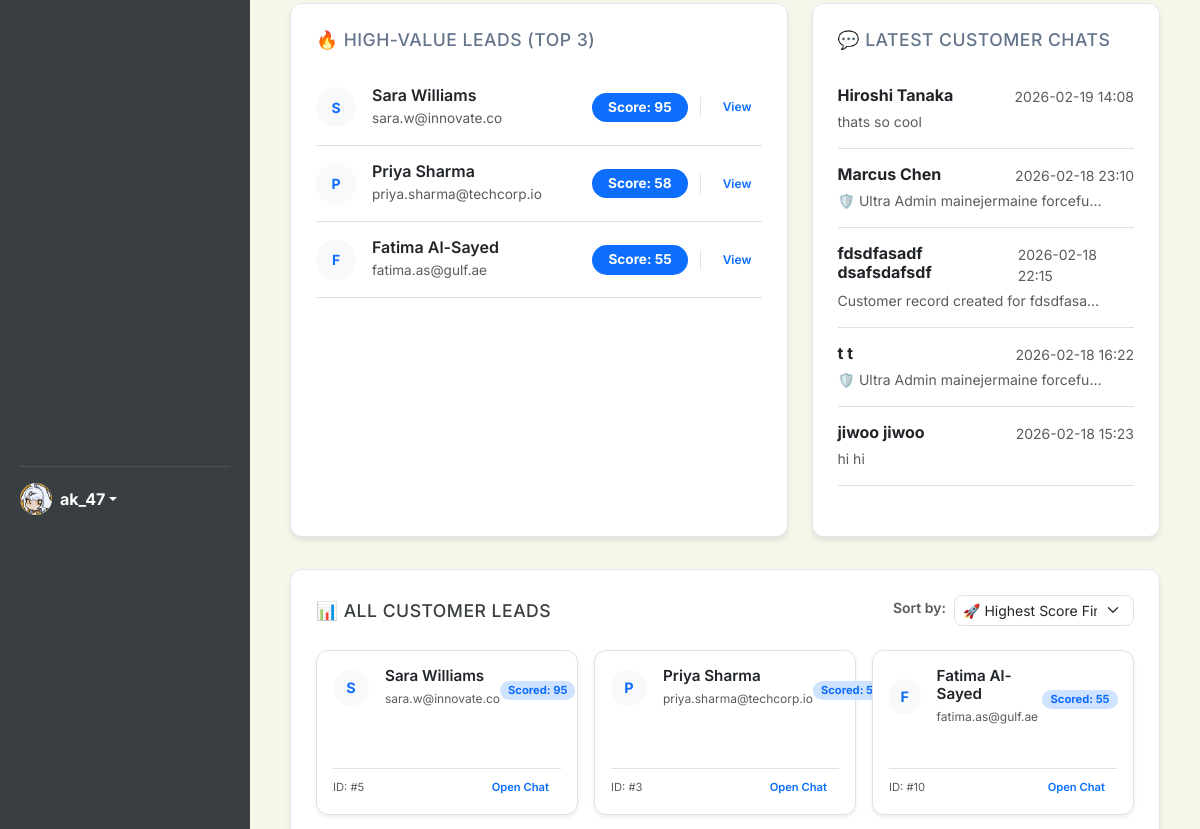
/dashboard (signed in, middle part), run on an earlier commit of the app's database.
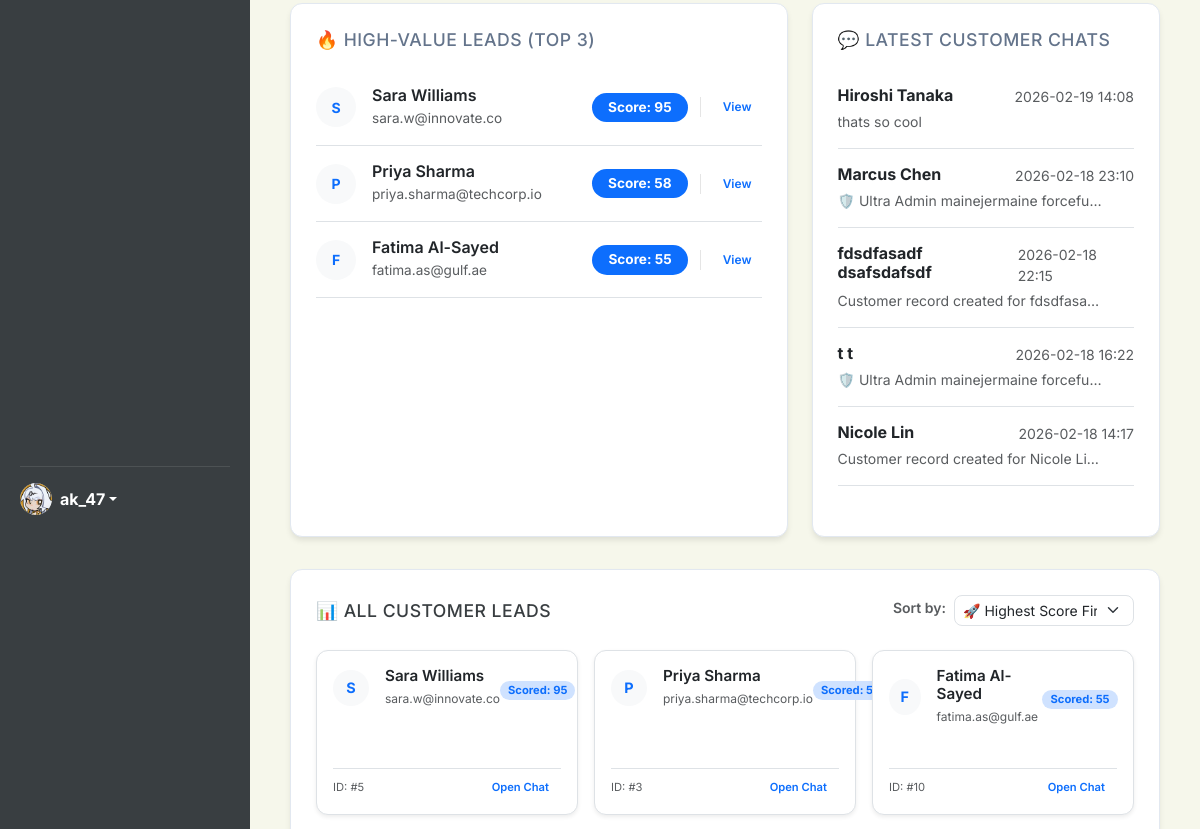
And on a later commit of the database.
### app.py (models this page shows, shortened)
class User(db.Model):
    id = db.Column(db.Integer, primary_key=True)
    username = db.Column(db.String(80), unique=True, nullable=False)
    password = db.Column(db.String(200), nullable=False)
    name = db.Column(db.String(100), default='Admin')
    bio = db.Column(db.Text, default='')
    profile_picture = db.Column(db.String(200), default='https://ui-avatars.com/api/?name=Admin&background=random')
    role = db.Column(db.String(20), default='agent') # super_admin, agent
    preferences = db.Column(db.Text, default='{}') # Stores dashboard layout/stats as JSON
    last_active = db.Column(db.String(50))
    team_id = db.Column(db.Integer, db.ForeignKey('team.id'), nullable=True)
    team_role = db.Column(db.String(20)) # leader, vice_leader, member
    last_active_team_chat = db.Column(db.String(50)) # Timestamp of last time user viewed team chat

class ChatSession(db.Model):
    id = db.Column(db.Integer, primary_key=True)
    visitor_name = db.Column(db.String(100), nullable=False)
    visitor_email = db.Column(db.String(120))
    status = db.Column(db.String(20), default='bot')  # bot, agent_active, closed
    linked_customer_id = db.Column(db.Integer, db.ForeignKey('customer.id'), nullable=True)
    linked_inquiry_id = db.Column(db.Integer, db.ForeignKey('inquiry.id'), nullable=True)
    created_at = db.Column(db.String(50))
    updated_at = db.Column(db.String(50))
    tags = db.Column(db.String(200), default='')  # comma-separated: impt,waiting,completed
    archived = db.Column(db.Boolean, default=False)
    pinned = db.Column(db.Boolean, default=False)
    assigned_agent_id = db.Column(db.Integer, db.ForeignKey('user.id'), nullable=True)
    requested_agent_id = db.Column(db.Integer, db.ForeignKey('user.id'), nullable=True)
    transfer_status = db.Column(db.String(20), default='none')  # none, pending
    chat_messages = db.relationship('ChatMessage', backref='session', cascade="all, delete-orphan", order_by='ChatMessage.id')
    linked_customer = db.relationship('Customer', backref='chat_sessions')
    linked_inquiry = db.relationship('Inquiry', backref='chat_sessions')
    assigned_agent = db.relationship('User', foreign_keys=[assigned_agent_id], backref='assigned_chats')
    requested_agent = db.relationship('User', foreign_keys=[requested_agent_id], backref='requested_chats')

class ChatMessage(db.Model):
    id = db.Column(db.Integer, primary_key=True)
    session_id = db.Column(db.Integer, db.ForeignKey('chat_session.id'), nullable=False)
    sender_type = db.Column(db.String(20), nullable=False)  # customer, bot, agent, system
    sender_name = db.Column(db.String(100))
    text = db.Column(db.Text, nullable=False)
    timestamp = db.Column(db.String(50))

### app.py (the view)
@app.route('/')
@app.route('/dashboard')
def dashboard():
    all_rules = Rule.query.all()
    all_inquiries = Inquiry.query.all()
    all_announcements = Announcement.query.order_by(Announcement.id.desc()).all()
    latest_chats = ChatSession.query.filter_by(archived=False).order_by(ChatSession.updated_at.desc()).limit(5).all()
    all_sessions = ChatSession.query.all()
    scored_sessions = []
    for s in all_sessions:
        score = calculate_session_score(s)
        s.calculated_score = score # Attach for template
        scored_sessions.append(s)
    scored_sessions.sort(key=lambda x: x.calculated_score, reverse=True)
    high_value_leads = scored_sessions[:3] # User asked for High Value sections... template says Top 3
    active_leads = [s for s in scored_sessions if s.calculated_score > 0]
    return render_template('admin_dashboard_main_hub.html',
                           all_rules=all_rules,
                           all_inquiries=all_inquiries,
                           all_announcements=all_announcements,
                           latest_chats=latest_chats,
                           high_value_leads=high_value_leads,
                           all_leads=active_leads)

### templates/admin_dashboard_main_hub.html (shortened to what this page needs)
<!DOCTYPE html>
<html lang="en">
<head>
    <link href="https://cdn.jsdelivr.net/npm/bootstrap@5.3.0/dist/css/bootstrap.min.css" rel="stylesheet">
    <link rel="stylesheet" href="https://cdn.jsdelivr.net/npm/bootstrap-icons@1.11.1/font/bootstrap-icons.css">
    <link rel="stylesheet" href="{{ url_for('static', filename='style.css') }}">
</head>
<body id="page-dashboard"
    class="{% if current_theme and current_theme != 'light' %}theme-{{ current_theme }}{% endif %}">
    <aside class="sidebar">
        <div class="mt-auto pt-3 border-top border-secondary" style="border-color: rgba(255,255,255,0.1) !important;">
            <div class="dropdown">
                <a href="#" class="d-flex align-items-center text-decoration-none dropdown-toggle" id="dropdownUser1"
                    data-bs-toggle="dropdown" aria-expanded="false">
                    <div class="avatar-circle bg-primary text-white me-2"
                        style="width: 32px; height: 32px; font-size: 14px; display:flex; align-items:center; justify-content:center; border-radius:50%; overflow:hidden;">
                        {% if session.get('user_pic') and 'http' in session.get('user_pic') %}
                        <img src="{{ session.get('user_pic') }}" alt="User"
                            style="width:100%; height:100%; object-fit:cover;">
                        {% elif session.get('user_pic') %}
                        <img src="{{ url_for('static', filename='uploads/' + session.get('user_pic')) }}" alt="User"
                            style="width:100%; height:100%; object-fit:cover;">
                        {% else %}
                        {{ session.get('user_name', 'Admin')[0] | upper }}
                        {% endif %}
                    </div>
                    <strong>{{ session.get('user_name', 'Admin') }}</strong>
                </a>
            </div>
        </div>
    </aside>
    <main class="main">
        <div class="row g-4">
            <div class="col-12 col-lg-7">
                <div class="card h-100">
                    <h3 style="margin-bottom: 20px; font-size: 1.1rem;">🔥 High-Value Leads (Top 3)</h3>
                    <div id="highValueLeadsContainer">
                        {% if high_value_leads %}
                        <div class="list-group list-group-flush">
                            {% for lead in high_value_leads %}
                            <div
                                class="list-group-item px-0 py-3 d-flex align-items-center justify-content-between border-bottom">
                                <div class="d-flex align-items-center">
                                    <div class="avatar-circle me-3 bg-light text-primary"
                                        style="width:40px; height:40px; border-radius:50%; display:flex; align-items:center; justify-content:center; font-weight:bold;">
                                        {{ lead.visitor_name[0] | upper }}
                                    </div>
                                    <div>
                                        <h6 class="mb-0 text-dark" style="font-weight:600;">
                                            {{ lead.visitor_name }}
                                        </h6>
                                        <small class="text-muted" style="font-size:0.85rem;">{{ lead.visitor_email or
                                            'No email' }}</small>
                                    </div>
                                </div>
                                <div class="text-end d-flex align-items-center gap-2">
                                    <span class="badge bg-primary rounded-pill px-3 py-2" style="font-size:0.85rem;">
                                        Score: {{ lead.calculated_score | int }}
                                    </span>
                                    <a href="/history?session={{ lead.id }}" class="btn btn-sm btn-outline-primary"
                                        style="font-size: 0.75rem; border-radius: 6px; padding: 4px 10px;">
                                        View
                                    </a>
                                </div>
                            </div>
                            {% endfor %}
                        </div>
                        {% else %}
                        <div class="text-center py-4">
                            <p class="text-muted mb-0">No leads scored yet.</p>
                        </div>
                        {% endif %}
                    </div>
                </div>
            </div>
            <div class="col-12 col-lg-5">
                <div class="card h-100">
                    <h3 style="margin-bottom: 20px; font-size: 1.1rem;">💬 Latest Customer Chats</h3>
                    <div id="latestChatsContainer">
                        {% if latest_chats %}
                        <div class="list-group list-group-flush">
                            {% for chat in latest_chats %}
                            <a href="/history?session={{ chat.id }}"
                                class="list-group-item list-group-item-action px-0 py-3 border-bottom">
                                <div class="d-flex w-100 justify-content-between mb-1">
                                    <h6 class="mb-0 fw-bold text-dark">
                                        {{ chat.visitor_name }}
                                    </h6>
                                    <small class="text-muted">{{ chat.updated_at.split(' ')[1] if chat.updated_at and '
                                        ' in chat.updated_at else chat.updated_at }}</small>
                                </div>
                                <p class="mb-0 small text-muted text-truncate" style="max-width: 90%;">
                                    {% if chat.chat_messages %}
                                    {{ chat.chat_messages[-1].text }}
                                    {% else %}
                                    <em>No messages yet</em>
                                    {% endif %}
                                </p>
                            </a>
                            {% endfor %}
                        </div>
                        {% else %}
                        <div class="text-center py-4">
                            <p class="text-muted mb-0">No recent chats found.</p>
                        </div>
                        {% endif %}
                    </div>
                </div>
            </div>
        </div>
        <div class="row g-4 mt-2 mb-4">
            <div class="col-12">
                <div class="card" style="padding: 25px;">
                    <div class="d-flex justify-content-between align-items-center mb-4">
                        <h3 style="margin:0; font-size: 1.1rem; color: var(--slate-900);">📊 All Customer Leads</h3>
                        <div class="d-flex align-items-center gap-2">
                            <label for="allLeadsSort" class="text-muted small" style="white-space:nowrap;">Sort
                                by:</label>
                            <select class="form-select form-select-sm" id="allLeadsSort"
                                style="width: 180px; border-radius: 8px;" onchange="sortAllLeads()">
                                <option value="score-desc">🚀 Highest Score First</option>
                            </select>
                        </div>
                    </div>
                    <div id="allLeadsContainer">
                        {% if all_leads %}
                        <div class="row row-cols-1 row-cols-md-2 row-cols-xl-3 g-3" id="allLeadsList">
                            {% for lead in all_leads %}
                            <div class="col lead-item" data-score="{{ lead.calculated_score | int }}"
                                data-name="{{ lead.visitor_name }}">
                                <div class="card h-100 shadow-sm border p-3 hover-shadow"
                                    style="transition: all 0.2s; border-radius: 12px; background: #fff;">
                                    <div class="d-flex align-items-center justify-content-between mb-3">
                                        <div class="d-flex align-items-center">
                                            <div class="avatar-circle me-3 bg-light text-primary"
                                                style="width:36px; height:36px; border-radius:50%; display:flex; align-items:center; justify-content:center; font-weight:bold; font-size: 0.9rem;">
                                                {{ lead.visitor_name[0] | upper }}
                                            </div>
                                            <div>
                                                <h6 class="mb-0 text-dark" style="font-weight:600; font-size: 0.95rem;">
                                                    {{ lead.visitor_name }}</h6>
                                                <small class="text-muted" style="font-size:0.75rem;">{{
                                                    lead.visitor_email or 'No email' }}</small>
                                            </div>
                                        </div>
                                        <div class="text-end">
                                            <span class="badge bg-primary-subtle text-primary rounded-pill px-2 py-1"
                                                style="font-size:0.7rem;">
                                                Scored: {{ lead.calculated_score | int }}
                                            </span>
                                        </div>
                                    </div>
                                    <div
                                        class="d-flex justify-content-between align-items-center mt-auto pt-2 border-top">
                                        <small class="text-muted" style="font-size: 0.7rem;">ID: #{{ lead.id }}</small>
                                        <a href="/history?session={{ lead.id }}" class="btn btn-sm btn-outline-primary"
                                            style="font-size: 0.7rem; border-radius: 6px; padding: 2px 12px;">
                                            Open Chat
                                        </a>
                                    </div>
                                </div>
                            </div>
                            {% endfor %}
                        </div>
                        {% else %}
                        <div class="text-center py-5">
                            <p class="text-muted mb-0">No lead data available to show.</p>
                        </div>
                        {% endif %}
                    </div>
                </div>
            </div>
        </div>
</body>
</html>

What changed in the data, as far as the page shows it:
removed ChatSession: visitor_name "jiwoo jiwoo", updated_at "2026-02-18 15:23", text "hi hi", shown under "💬 LATEST CUSTOMER CHATS"
now on this page (row unchanged): ChatSession: visitor_name "Nicole Lin", updated_at "2026-02-18 14:17", text "Customer record created for Nicole Li…", shown under "💬 LATEST CUSTOMER CHATS"
